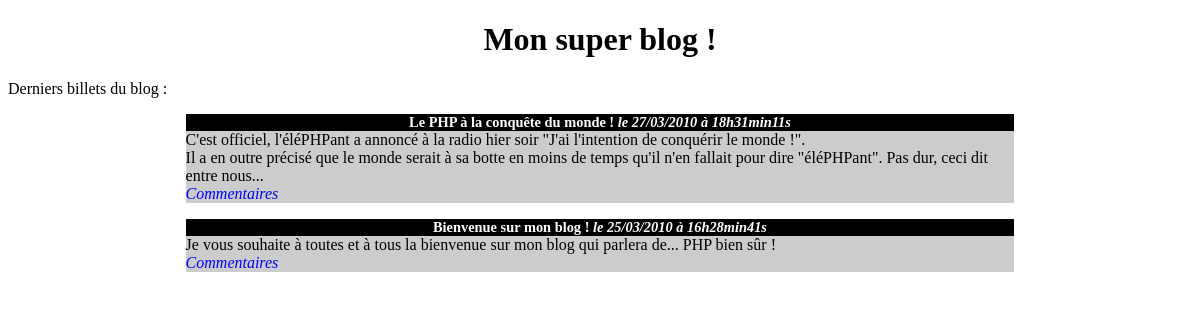
Before: / with the older database file.
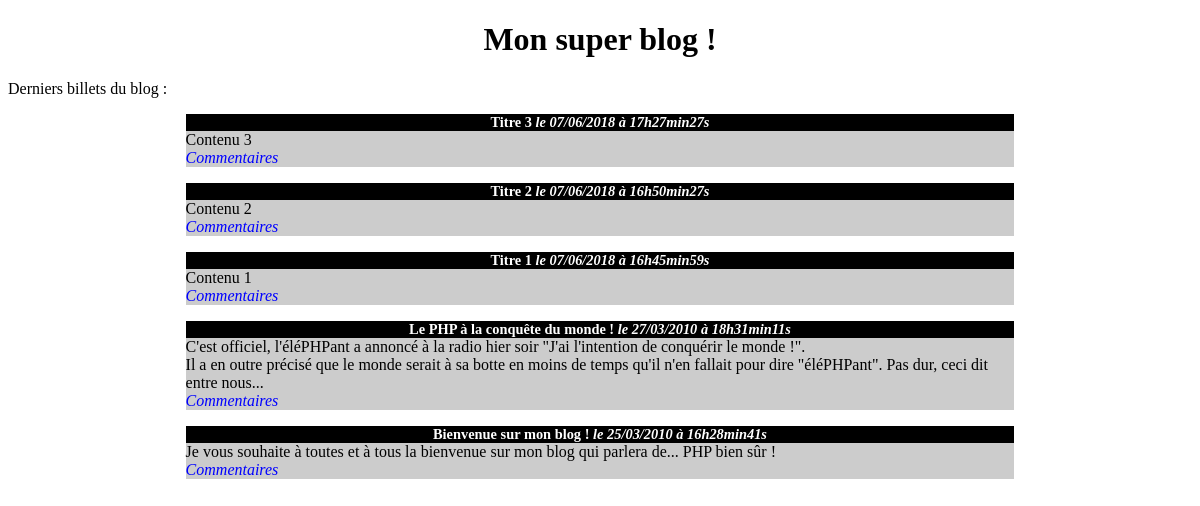
After: the same page with the newer database file.
### tables this page shows
CREATE TABLE `posts` (
  `id` int(11) NOT NULL,
  `title` varchar(255) NOT NULL,
  `content` text NOT NULL,
  `creation_date` datetime NOT NULL
);

### controller/PostFrontController.php (called while the page is built, shortened)
<?php
require_once('BaseController.php');
class PostFrontController extends BaseController
{
    public function listAction()
    {
        $viewData = $this->initViewData();
        $viewData['displayCommentsLink'] = true;
        $viewData['postsList'] = $this->getContainer()->getPostManager()->getPostsList(5);
        require_once('view/front/postListView.php');
    }
}

### model/Router.php (called while the page is built, shortened)
<?php
class Router
{
    protected $config;
    public function getConfig()
    {
        return $this->config;
    }
    public function setConfig(array $config)
    {
        $this->config = $config;
    }
    public function executeAction($controllerParam, $actionParam, $envParam)
    {
        $controller = new $controllerName();
        $actionName = $actionParam.'Action';
        require_once(__DIR__.'/../model/Container.php');
        $container = new Container($this->getConfig());
        $controller->setContainer($container);
        $controller->$actionName();
    }
}

### index.php (called while the page is built)
<?php
require_once('config.php');
require_once('model/Router.php');
$router = new \OpenClassrooms\Blog\Model\Router($config);
try {
    $router->executeAction(
        isset($_REQUEST['controller']) ? $_REQUEST['controller'] : 'post',
        isset($_REQUEST['action']) ? $_REQUEST['action'] : 'list',
        'front'
    );
} catch(Exception $e) {
    $viewData['errorMessage'] = $e->getMessage();
    require('view/errorView.php');
}

### controller/BaseController.php (called while the page is built, shortened)
<?php
require_once(__DIR__.'/../model/Container.php');
abstract class BaseController
{
    protected $container;
    public function getContainer()
    {
        return $this->container;
    }
    public function setContainer(\OpenClassrooms\Blog\Model\Container $container)
    {
        $this->container = $container;
    }
    public function initViewData()
    {
        $viewData = [];
        $viewData['title'] = $this->getContainer()->getConfig()['title'];
        return $viewData;
    }
}

### model/Container.php (called while the page is built, shortened)
<?php
class Container
{
    protected $config;
    public function getConfig()
    {
        return $this->config;
    }
    public function setConfig(array $config)
    {
        $this->config = $config;
    }
    protected function getDatabaseHandler()
    {
        static $instance;
        if (!isset($instance)) {
            $instance = new \PDO(
                $this->config['database']['dsn'],
                $this->config['database']['username'],
                $this->config['database']['username']
            );
        }
        return $instance;
    }
    public function getPostManager()
    {
        static $instance;
        if (!isset($instance)) {
            include_once('PostManager.php');
            $instance = new \OpenClassrooms\Blog\Model\PostManager($this->getDatabaseHandler());
        }
        return $instance;
    }
}

### model/Manager.php (called while the page is built, shortened)
<?php
abstract class Manager
{
    protected $databaseHandler;
    public function getDatabaseHandler()
    {
        return $this->databaseHandler;
    }
    public function setDatabaseHandler(\PDO $databaseHandler)
    {
        $this->databaseHandler = $databaseHandler;
    }
}

### model/PostManager.php (called while the page is built, shortened)
<?php
require_once('Manager.php');
require_once('Post.php');
class PostManager extends Manager
{
    public function getPostsList($total=5)
    {
        $request = $this->getDatabaseHandler()->query('SELECT id, title, content, DATE_FORMAT(creation_date, \'%d/%m/%Y à %Hh%imin%ss\') AS creation_date_fr FROM posts ORDER BY creation_date DESC LIMIT 0, '.$total);
        $resultsList = $request->fetchAll();
        $postsList = [];
        foreach ($resultsList as $result) {
            $post = new Post();
            $post->setId($result['id']);
            $post->setTitle($result['title']);
            $post->setContent($result['content']);
            $post->setCreationDate($result['creation_date_fr']);
            $postsList[] = $post;
        }
        return $postsList;
    }
}

### model/Post.php (called while the page is built, shortened)
<?php
class Post
{
    private $id;
    private $title;
    private $content;
    private $creationDate;
    public function getId()
    {
        return $this->id;
    }
    public function setId($id)
    {
        $this->id = $id;
    }
    public function getTitle()
    {
        return $this->title;
    }
    public function setTitle($title)
    {
        $this->title = $title;
    }
    public function getContent()
    {
        return $this->content;
    }
    public function setContent($content)
    {
        $this->content = $content;
    }
    public function getCreationDate()
    {
        return $this->creationDate;
    }
    public function setCreationDate($creationDate)
    {
        $this->creationDate = $creationDate;
    }
}

### view/front/_postView.php (the view)
<div class="post">
    <h3>
        <?php echo htmlspecialchars($viewData['post']->getTitle()); ?>
        <em>le <?php echo $viewData['post']->getCreationDate(); ?></em>
    </h3>
    <p>
        <?php
            echo nl2br(htmlspecialchars($viewData['post']->getContent()));
        ?>
        <?php if (isset($viewData['displayCommentsLink']) && $viewData['displayCommentsLink'] === true): ?>
            <br />
            <em><a href="index.php?controller=post&amp;action=show&amp;postId=<?php echo $viewData['post']->getId(); ?>">Commentaires</a></em>
        <?php endif; ?>
    </p>
</div>

### view/front/postListView.php (shortened to what this page needs)
<h1>Mon super blog !</h1>
<p>Derniers billets du blog :</p>
<?php
foreach ($viewData['postsList'] as $viewData['post']) {
    require('_postView.php');
}
?>
<?php $content = ob_get_clean(); ?>
<?php require(__DIR__.'/../template.php'); ?>

### view/template.php (shortened to what this page needs)
<!DOCTYPE html>
<html>
    <head>
        <link href="public/css/style.css" rel="stylesheet" />
    </head>
    <body>
        <?php echo $content; ?>
    </body>
</html>

### public/css/style.css (style rules this page uses)
h1, h3 { text-align:center; }
h3 { background-color:black; color:white; font-size:0.9em; margin-bottom:0px; }
.post p { background-color:#CCCCCC; margin-top:0px; }
.post { width:70%; margin:auto; }
a { text-decoration: none; color: blue; }

Changed rows visible on the page:
added posts: title "Titre 3", CreationDate "07/06/2018 à 17h27min27s", content "Contenu 3"
added posts: title "Titre 2", CreationDate "07/06/2018 à 16h50min27s", content "Contenu 2"
added posts: title "Titre 1", CreationDate "07/06/2018 à 16h45min59s", content "Contenu 1"
